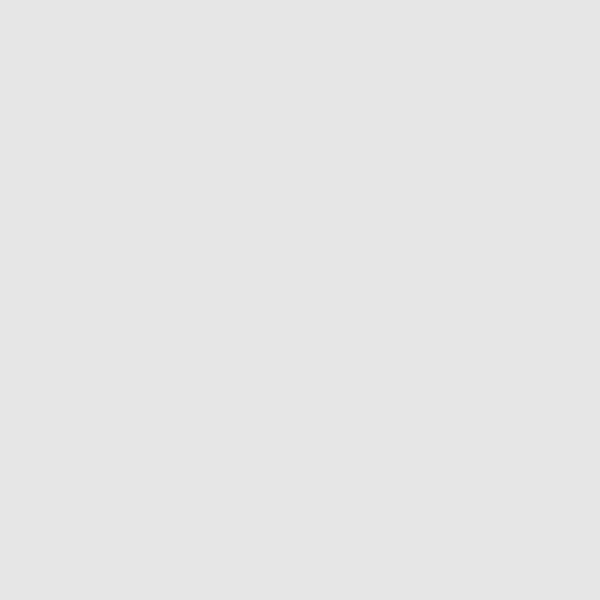
Frame 1 (no input)
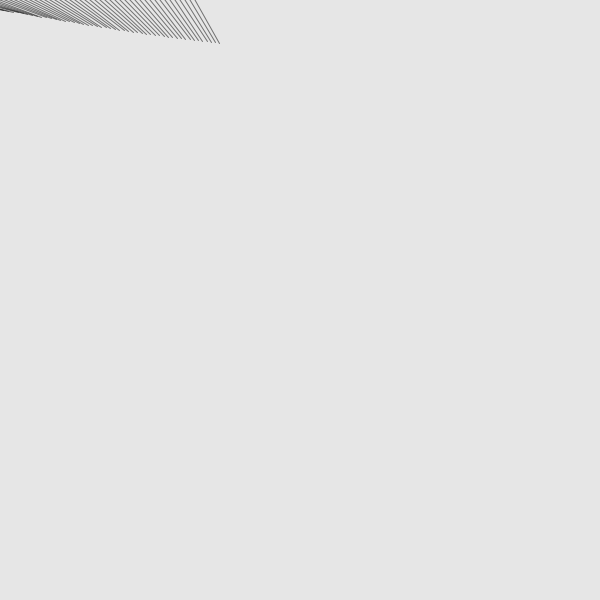
Frame 60 (the mouse pressed at the canvas centre just before this capture)
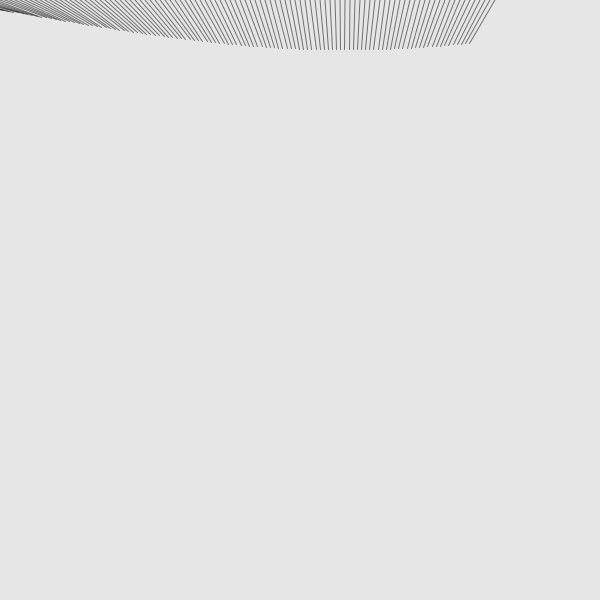
Frame 120 (the mouse held since frame 60 and released just before this capture)

The Processing sketch that drew these frames (run headless with seeded random() and noise(); from frame 60 on, the mouse is pressed at the canvas centre):

// Processing sketch: q14
// ── q14.pde
float x = 0; 
float y = -100;

void setup() {
  size(600, 600);
  background(230);
  rectMode(CENTER);
}

void draw() {
  pushMatrix();
  translate(y, x);
  rotate(radians(frameCount + x));
  stroke(0, 130);
  line(-50, 0, 50, 0);
  
  popMatrix();
  
  y+=5;
  
  if (y > height + 100) {
    y = -100;
    x += 70;
  }
}
